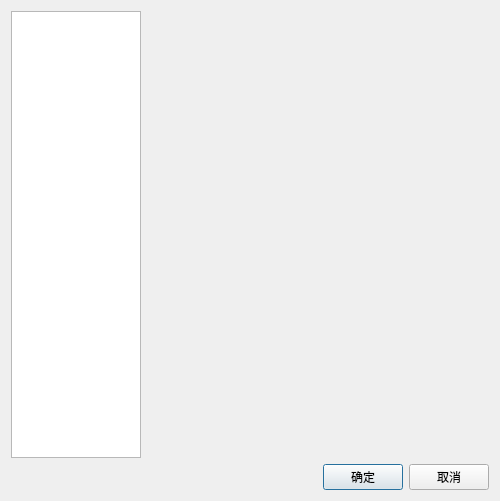
<?xml version="1.0" encoding="UTF-8"?>
<ui version="4.0">
 <class>CFeatureTagConfigDialog</class>
 <widget class="QDialog" name="CFeatureTagConfigDialog">
  <property name="geometry">
   <rect>
    <x>0</x>
    <y>0</y>
    <width>500</width>
    <height>501</height>
   </rect>
  </property>
  <property name="minimumSize">
   <size>
    <width>500</width>
    <height>501</height>
   </size>
  </property>
  <property name="maximumSize">
   <size>
    <width>500</width>
    <height>501</height>
   </size>
  </property>
  <property name="windowTitle">
   <string>Dialog</string>
  </property>
  <layout class="QGridLayout" name="gridLayout">
   <item row="0" column="0">
    <widget class="QListWidget" name="listWidget">
     <property name="maximumSize">
      <size>
       <width>130</width>
       <height>470</height>
      </size>
     </property>
    </widget>
   </item>
   <item row="1" column="0" colspan="2">
    <layout class="QHBoxLayout" name="horizontalLayout">
     <item>
      <spacer name="horizontalSpacer">
       <property name="orientation">
        <enum>Qt::Horizontal</enum>
       </property>
       <property name="sizeHint" stdset="0">
        <size>
         <width>40</width>
         <height>20</height>
        </size>
       </property>
      </spacer>
     </item>
     <item>
      <widget class="QPushButton" name="okButton">
       <property name="text">
        <string>确定</string>
       </property>
       <property name="default">
        <bool>true</bool>
       </property>
      </widget>
     </item>
     <item>
      <widget class="QPushButton" name="cancelButton">
       <property name="text">
        <string>取消</string>
       </property>
      </widget>
     </item>
    </layout>
   </item>
  </layout>
 </widget>
 <resources/>
 <connections/>
</ui>
